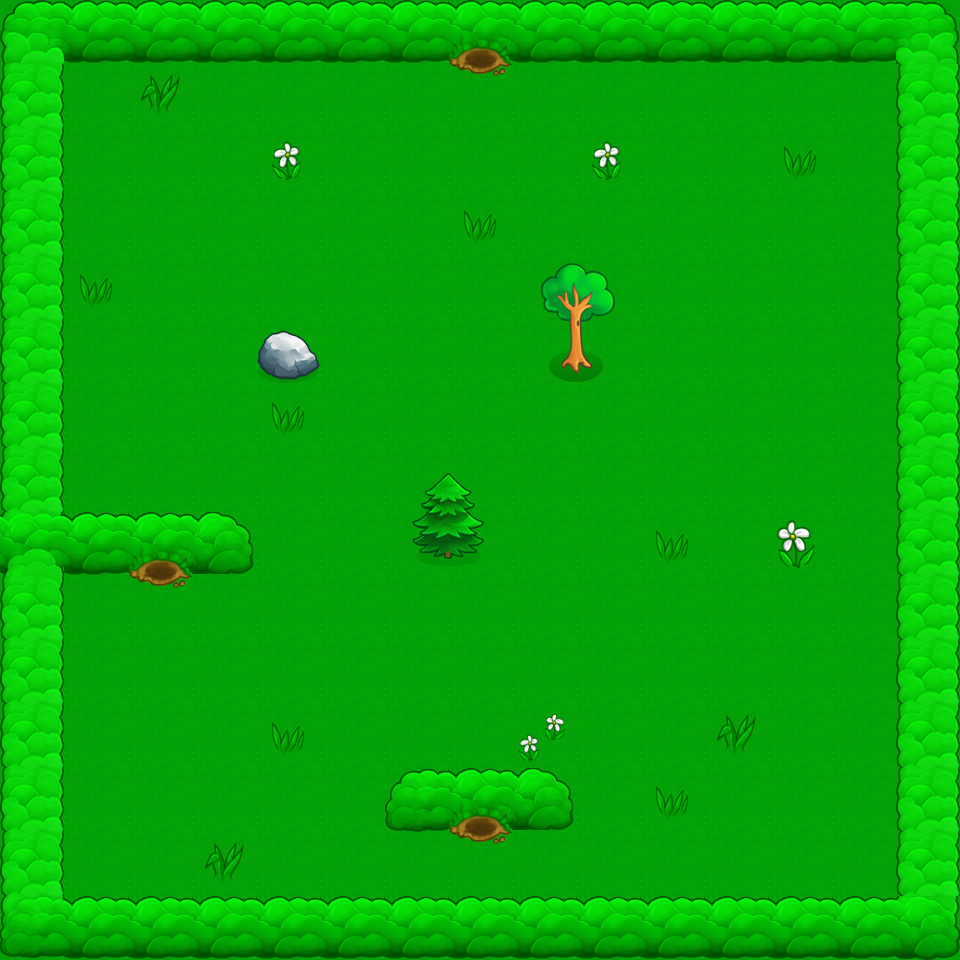

A 2D game scene composited from a Tiled map and its tileset images. What follows is a short description and the map's XML, with each tile layer's data collapsed to a summary:
An orthogonal 15x15 tile map with 64x64 px tiles, 3 tile layers (bot, collision, top).

<map version="1.0" orientation="orthogonal" width="15" height="15" tilewidth="64" tileheight="64">
 <tileset firstgid="1" name="atlas" tilewidth="64" tileheight="64">
  <image source="atlas.png" width="512" height="512" />
  <tile id="0">
   <properties>
    <property name="wall" value="" />
   </properties>
  </tile>
  <tile id="1">
   <properties>
    <property name="wall" value="" />
   </properties>
  </tile>
  <tile id="2">
   <properties>
    <property name="wall" value="" />
   </properties>
  </tile>
  <tile id="4">
   <properties>
    <property name="wall" value="" />
   </properties>
  </tile>
  <tile id="8">
   <properties>
    <property name="wall" value="" />
   </properties>
  </tile>
  <tile id="9">
   <properties>
    <property name="wall" value="" />
   </properties>
  </tile>
  <tile id="10">
   <properties>
    <property name="wall" value="" />
   </properties>
  </tile>
  <tile id="11">
   <properties>
    <property name="wall" value="" />
   </properties>
  </tile>
  <tile id="16">
   <properties>
    <property name="wall" value="" />
   </properties>
  </tile>
  <tile id="17">
   <properties>
    <property name="wall" value="" />
   </properties>
  </tile>
  <tile id="18">
   <properties>
    <property name="wall" value="" />
   </properties>
  </tile>
  <tile id="20">
   <properties>
    <property name="wall" value="" />
   </properties>
  </tile>
  <tile id="21">
   <properties>
    <property name="wall" value="" />
   </properties>
  </tile>
  <tile id="22">
   <properties>
    <property name="wall" value="" />
   </properties>
  </tile>
  <tile id="23">
   <properties>
    <property name="wall" value="" />
   </properties>
  </tile>
  <tile id="24">
   <properties>
    <property name="wall" value="" />
   </properties>
  </tile>
  <tile id="25">
   <properties>
    <property name="wall" value="" />
   </properties>
  </tile>
  <tile id="26">
   <properties>
    <property name="wall" value="" />
   </properties>
  </tile>
  <tile id="33">
   <properties>
    <property name="hole" value="" />
    <property name="wall" value="" />
   </properties>
  </tile>
 </tileset>
 <layer name="bot" width="15" height="15">
  <data>[225 cells, 225 non-empty, 1 distinct tile ids]</data>
 </layer>
 <layer name="collision" width="15" height="15">
  <data>[225 cells, 84 non-empty, 21 distinct tile ids]</data>
 </layer>
 <layer name="top" width="15" height="15">
  <data>[225 cells, 4 non-empty, 4 distinct tile ids]</data>
 </layer>
</map>
